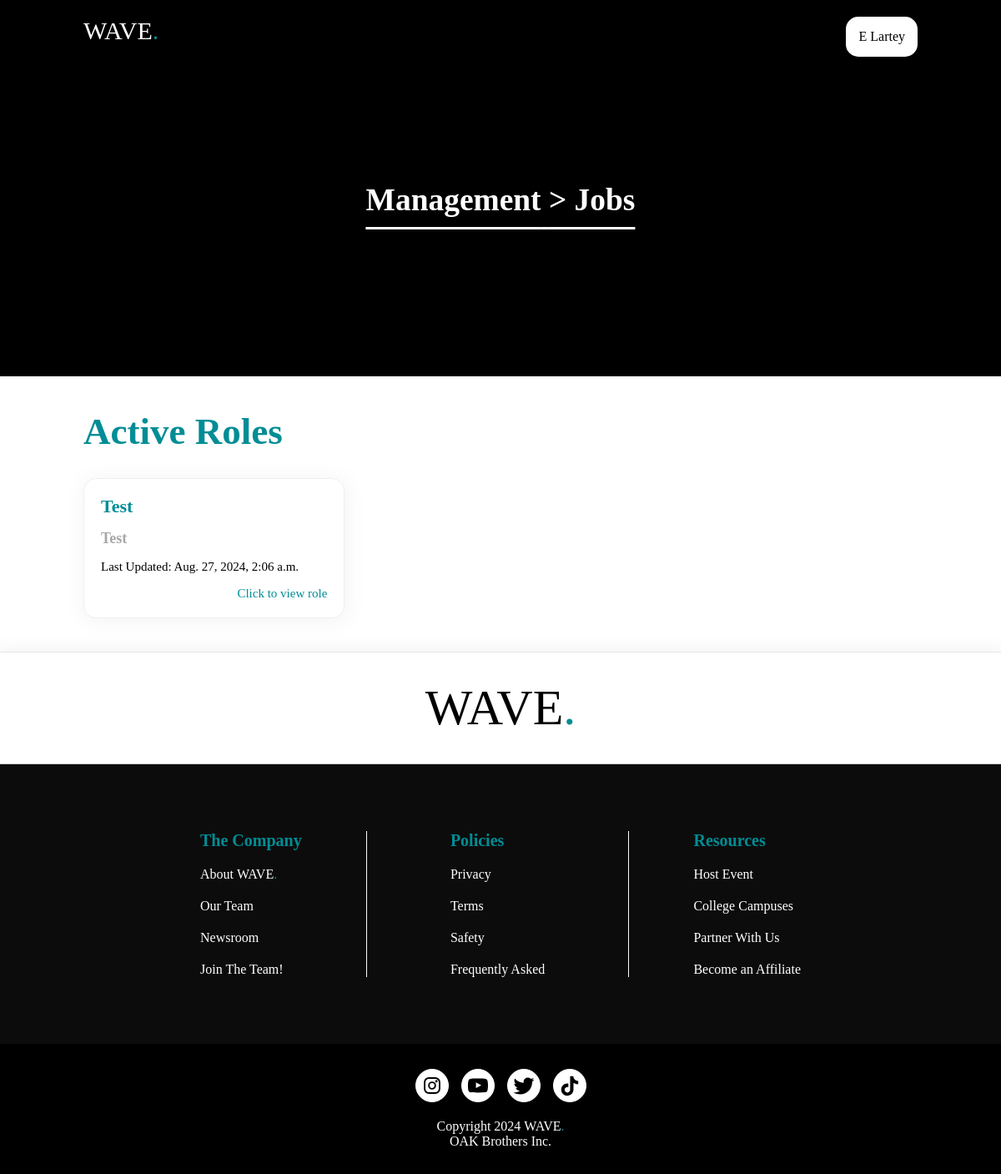
/theadminportal/careers/ (signed in), run on an earlier commit of the app's database.
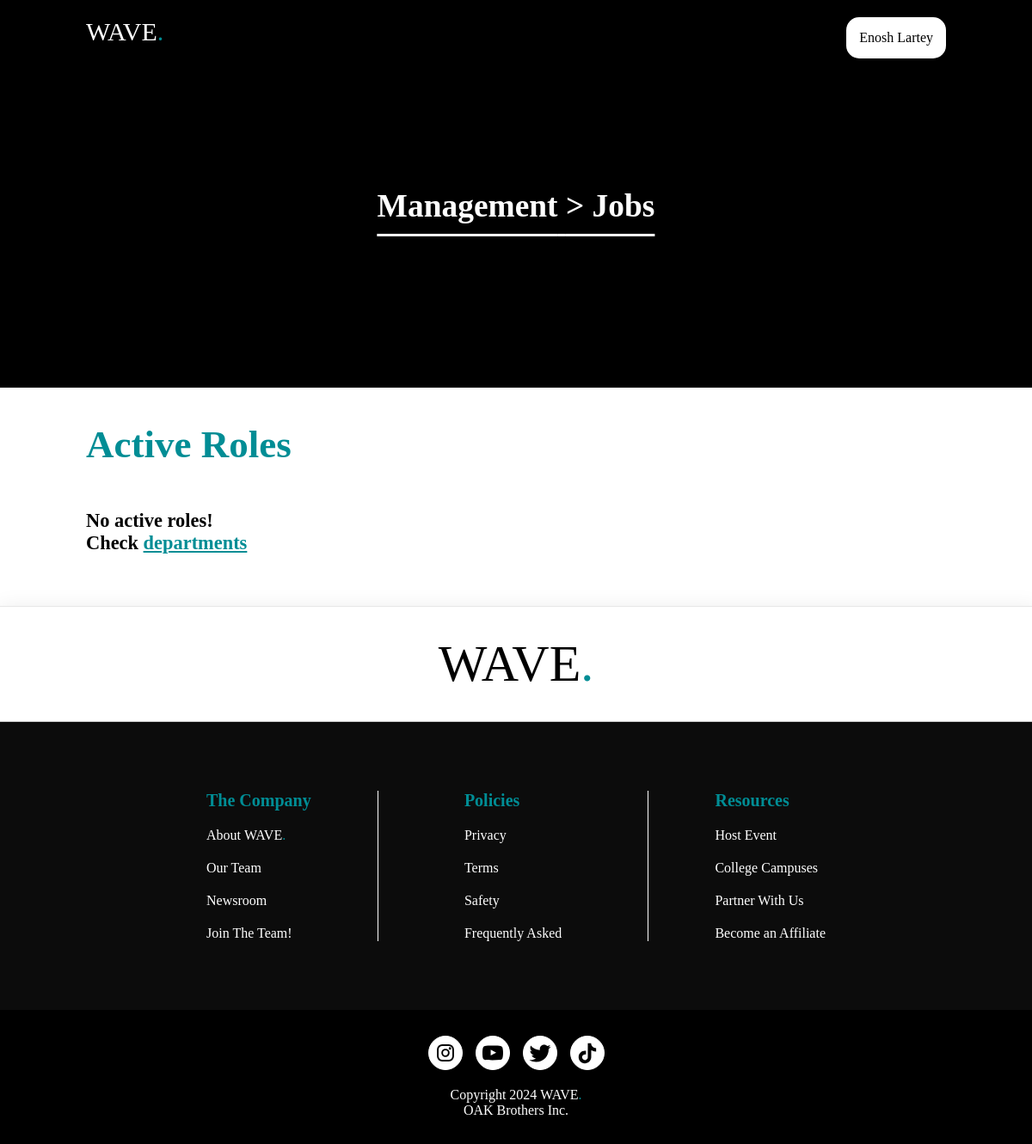
And on a later commit of the database.
### authenticationApp/models.py (models this page shows, shortened)
class CustomUser(AbstractBaseUser, PermissionsMixin):
    GENDER_OPTIONS = [
        ('Male', 'Male'),
        ('Female', 'Female'),
        ('Other', 'Other')
    ]
    first_name = models.CharField(
        _("First Name"),
        max_length=50,
        blank=False,
        null=False,
        help_text=(_("First Name")),
    )
    last_name = models.CharField(
        _("Last Name"),
        max_length=50,
        blank=False,
        null=False,
        help_text=(_("Last Name")),
    )
    email = models.EmailField(
        _("Email"), unique=True, blank=False, null=False, help_text=(_("Email"))
    )
    username = models.CharField(
        _("Username"),
        max_length=15,
        blank=False,
        null=False,
        unique=True,
        help_text=(_("Username")),
    )
    phone_number = models.CharField(
        _("Phone Number"),
        max_length=15,
        blank=False,
        null=False,
        unique=False,
        help_text=(_("Phone Number")),
    )
    birthday_day = models.PositiveIntegerField(_("Day"), null=True, blank=True)
    birthday_month = models.PositiveIntegerField(_("Month"), null=True, blank=True)
    birthday_year = models.PositiveIntegerField(_("Year"), null=True, blank=True)
    date_joined = models.DateField(auto_now_add=True)
    is_active = models.BooleanField(default=True)
    is_staff = models.BooleanField(default=False)
    is_superuser = models.BooleanField(default=False)
    user_id = models.UUIDField(_("User ID"), default=uuid.uuid4, editable=False, unique=True)
    is_suspended = models.BooleanField(default=False)
    suspension_end_date = models.DateTimeField(null=True, blank=True)
    objects = CustomUserManager()
    USERNAME_FIELD = "email"
    REQUIRED_FIELDS = [
        "first_name",
        "last_name",
        "username",
        "phone_number",
    ]
    class Meta:
        default_permissions = () # Removing default permissions
        verbose_name = "Member Account"
        verbose_name_plural = "Member Accounts"

### adminDashboardApp/models.py (models this page shows, shortened)
class CareerRole(models.Model):
    department = models.ForeignKey(
        Department,
        on_delete=models.CASCADE,
        related_name="admin_dashboard_career_roles",
    )
    roleID = models.UUIDField(
        primary_key=True, default=uuid.uuid4, editable=False, unique=True
    )
    roleTitle = models.CharField("Name", max_length=100)
    roleDescription = models.TextField("Description")
    roleExpectations = models.TextField("What's expected")
    roleRequirements = models.TextField("Requirements")
    roleLocation = models.CharField("Role Location", max_length=100)
    roleType = models.CharField(
        "Role Type",
        max_length=20,
        choices=[("Remote", "remote"), ("In-person", "in-person")],
    )
    advertisementLength = models.IntegerField("Advertisement Length (in days)")
    advertisementStartDate = models.DateField(
        "Advertisement Start Date", default=timezone.now
    )
    roleCapacity = models.CharField(
        "Role Capacity",
        max_length=20,
        choices=[("Full-Time", "full-time"), ("Part-Time", "part-time")],
    )
    created_at = models.DateTimeField(auto_now_add=True, editable=False)
    updated_at = models.DateTimeField(auto_now=True)
    class Meta:
        default_permissions = ()  # Removing default permissions

class Department(models.Model):
    name = models.CharField("Department Name", max_length=100)
    departmentID = models.UUIDField(
        primary_key=True, default=uuid.uuid4, editable=False, unique=True
    )
    lead_name = models.CharField("Department Lead", max_length=100)
    lead_email = models.EmailField("Lead Email")
    capacity = models.IntegerField("Capacity")
    location = models.CharField("Location", max_length=300)
    description = models.TextField("Description")
    class Meta:
        default_permissions = ()
    def __str__(self):
        return self.name

### adminDashboardApp/views.py (the view)
# urls.py: path("careers/", views.adminCareersView, name="careers"),
@login_required(login_url="authentication:login")
@check_suspension
@admin_required
def adminCareersView(request):
    all_career_roles = CareerRole.objects.all()
    return render(
        request,
        "adminDashboardApp/tabs/careers.html",
        {"career_roles": all_career_roles},
    )

### templates/adminDashboardApp/tabs/careers.html (shortened to what this page needs)
{% extends "base/base.html" %}
{% load static %}
{% block app_page_style %}
<link rel="stylesheet" type="text/css" href="{% static "/styles/adminDashboardApp/tabs/careers.css" %}" />
{% endblock app_page_style %}
{% block header %}
{% include "partials/nav-footer/nav/admin_nav.html" %}
{% endblock header %}
{% block container_art %}
<div id="container-art">
    <div class="ticket-heading">
        <div class="ticket-header">
            <h3><a href="{% url 'waveAdmin:adminDashboard' %}">Management</a> > Jobs</h3>
        </div>
    </div>
</div>
{% endblock container_art %}
{% block body %}
<div id="content-container">
    <div class="page-heading">
        <h2>Active Roles</h2>
    </div>
    {% if career_roles %}
    <div class="rolesDisplayContainer">
        {% for careers in career_roles %}
        <a href="{% url "waveAdmin:careerDetails" careers.roleID %}" class="rolesDisplayCard">
            <div class="rdc-Heading">
                <h4>{{ careers.roleTitle }}</h4>
            </div>
            <div class="rdc-Department">
                <h4>{{ careers.department }}</h4>
            </div>
            <div class="rdc-CreatedAt">
                <p>Last Updated: {{ careers.updated_at }}</p>
            </div>
            <div class="expandRole">
                <p>Click to view role</p>
            </div>
        </a>
        {% endfor %}
    </div>
    {% else %}
    <div id="noCurrentRole">
        <h5>
            No active roles! <br /> Check <a href="{% url "waveAdmin:departments"  %}">departments</a>
        </h5>
    </div>
    {% endif %}
</div>
{% endblock body %}

### templates/partials/nav-footer/nav/admin_nav.html
{% load static %}
<link rel="stylesheet" type="text/css" href="{% static "/styles/partials/nav-footer/nav/admin_nav.css" %}" />
<nav>
    <div id="logo-menu">
        <div id="logo">
            <a href="{% url "core:index" %}">WAVE<span>.</span></a>
        </div>
    </div>
    <div>
        <div id="userId">
            <a target="_blank" href="{% url "accountManagement:userAccount" %}">{{ request.user.first_name }} {{ request.user.last_name }}</a>
        </div>
    </div>
</nav>

What changed in the data, as far as the page shows it:
removed CareerRole: roleTitle "Test", department "Test", updated_at "Aug. 27, 2024, 2:06 a.m."
changed CustomUser "Lartey": user.first_name "E" → "Enosh"
Also different on the page:
text now shown: "No active roles! Check departments"
